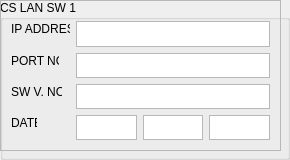
        <widget class="QGroupBox" name="groupBox_9">
         <property name="font">
          <font>
           <family>Arial</family>
          </font>
         </property>
         <property name="title">
          <string>CS LAN SW 1</string>
         </property>
         <widget class="QFrame" name="frame_7">
          <property name="geometry">
           <rect>
            <x>0</x>
            <y>0</y>
            <width>281</width>
            <height>151</height>
           </rect>
          </property>
          <property name="frameShape">
           <enum>QFrame::StyledPanel</enum>
          </property>
          <property name="frameShadow">
           <enum>QFrame::Raised</enum>
          </property>
         </widget>
         <widget class="QTextEdit" name="CSLS1_Y_LE">
          <property name="geometry">
           <rect>
            <x>209</x>
            <y>115</y>
            <width>61</width>
            <height>25</height>
           </rect>
          </property>
         </widget>
         <widget class="QTextEdit" name="CSLS1_M_LE">
          <property name="geometry">
           <rect>
            <x>143</x>
            <y>115</y>
            <width>60</width>
            <height>25</height>
           </rect>
          </property>
         </widget>
         <widget class="QLabel" name="CSLS1_D_LB">
          <property name="geometry">
           <rect>
            <x>11</x>
            <y>115</y>
            <width>26</width>
            <height>16</height>
           </rect>
          </property>
          <property name="text">
           <string>DATE</string>
          </property>
         </widget>
         <widget class="QTextEdit" name="CSLS1_V_LE">
          <property name="geometry">
           <rect>
            <x>76</x>
            <y>84</y>
            <width>194</width>
            <height>25</height>
           </rect>
          </property>
         </widget>
         <widget class="QLabel" name="CSLS1_IP_LB">
          <property name="geometry">
           <rect>
            <x>11</x>
            <y>21</y>
            <width>59</width>
            <height>16</height>
           </rect>
          </property>
          <property name="text">
           <string>IP ADDRESS</string>
          </property>
         </widget>
         <widget class="QLabel" name="CSLS1_P_LB">
          <property name="geometry">
           <rect>
            <x>11</x>
            <y>53</y>
            <width>48</width>
            <height>16</height>
           </rect>
          </property>
          <property name="text">
           <string>PORT NO.</string>
          </property>
         </widget>
         <widget class="QTextEdit" name="CSLS1_IP_LE">
          <property name="geometry">
           <rect>
            <x>76</x>
            <y>21</y>
            <width>194</width>
            <height>26</height>
           </rect>
          </property>
         </widget>
         <widget class="QTextEdit" name="CSLS1_D_LE">
          <property name="geometry">
           <rect>
            <x>76</x>
            <y>115</y>
            <width>61</width>
            <height>25</height>
           </rect>
          </property>
         </widget>
         <widget class="QLabel" name="CSLS1_V_LB">
          <property name="geometry">
           <rect>
            <x>11</x>
            <y>84</y>
            <width>51</width>
            <height>16</height>
           </rect>
          </property>
          <property name="text">
           <string>SW V. NO.</string>
          </property>
         </widget>
         <widget class="QTextEdit" name="CSLS1_P_LE">
          <property name="geometry">
           <rect>
            <x>76</x>
            <y>53</y>
            <width>194</width>
            <height>25</height>
           </rect>
          </property>
         </widget>
        </widget>
